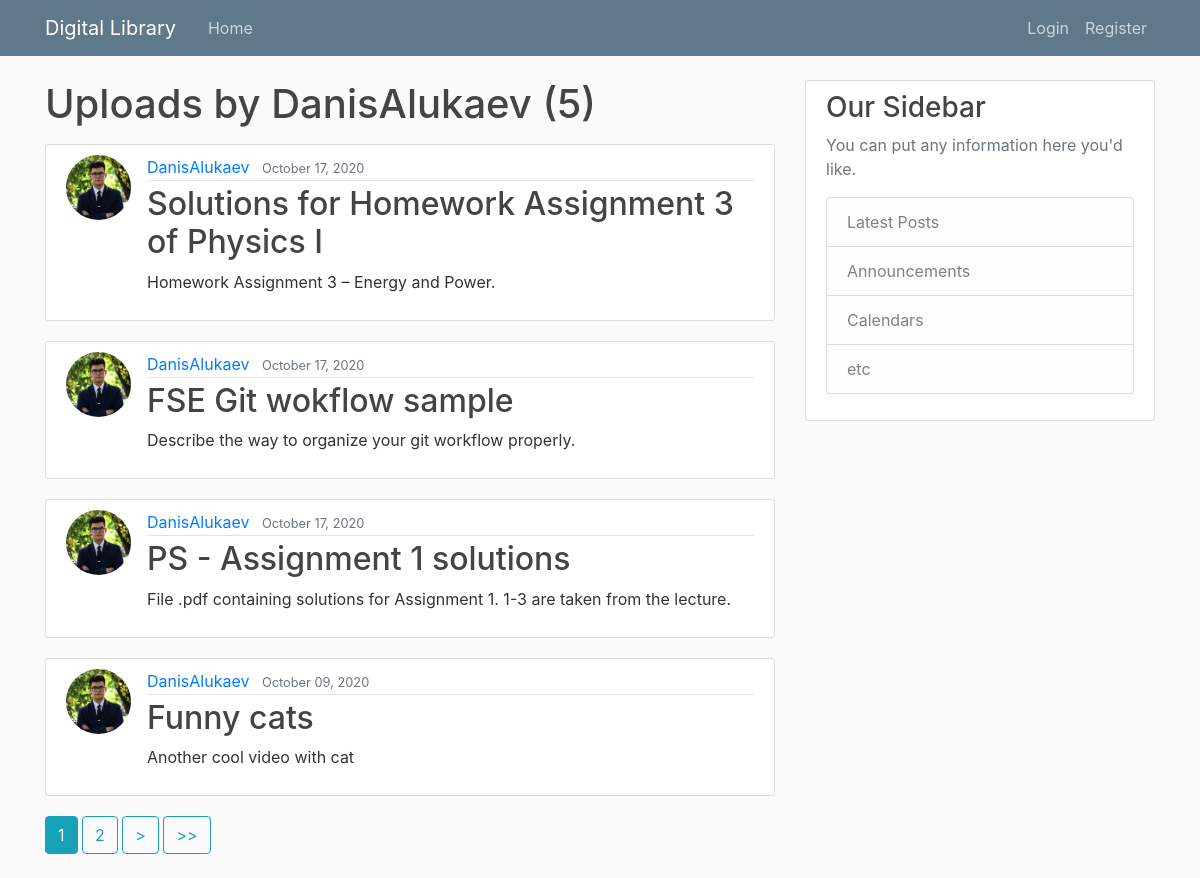
The page /user/DanisAlukaev/ on the database its author committed.
### Storage/models.py (models this page shows, shortened)
class Upload(models.Model):
    title = models.CharField(max_length=50)
    content = models.TextField()
    date = models.DateTimeField(default=timezone.now)
    user = models.ForeignKey(User, on_delete=models.CASCADE)
    document = models.FileField(upload_to='documents/')
    tags = models.ManyToManyField(Tag, help_text="Select the tags")

### Users/models.py (models this page shows, shortened)
class Profile(models.Model):
    user = models.OneToOneField(User, on_delete=models.CASCADE)
    image = models.ImageField(default='default.jpg', upload_to='profile_pics')

### Storage/views.py (the view)
# urls.py: path('user/<str:username>/', UserUploadListView.as_view(), name='User-uploads'),
class UserUploadListView(ListView):
    model = Upload
    template_name = 'Storage/user_uploads.html'
    context_object_name = 'uploads'
    paginate_by = 4
    def get_queryset(self):
        user = get_object_or_404(User, username=self.kwargs.get('username'))
        return Upload.objects.filter(user=user).order_by('-date')

### Storage/templates/Storage/user_uploads.html (shortened to what this page needs)
{% extends "Storage/base.html" %}
{% block content %}
    <h1 class="mb-3">Uploads by {{ view.kwargs.username }} ({{ page_obj.paginator.count }}) </h1>
    {% for upload in uploads %}
        <article class="media content-section">
            <img class="rounded-circle article-img" src="{{ upload.user.profile.image.url }}">
          <div class="media-body">
            <div class="article-metadata">
              <a class="mr-2" href="{% url 'User-uploads' upload.user.username %}">{{ upload.user }}</a>
              <small class="text-muted">{{ upload.date|date:"F d, Y" }}</small>
            </div>
            <h2><a class="article-title" href="{% url 'Content-detail' upload.id %}">{{ upload.title }}</a></h2>
            <p class="article-content">{{ upload.content }}</p>
          </div>
        </article>
    {% endfor %}
    {% if is_paginated %}
        {% for num in page_obj.paginator.page_range %}
            {% if page_obj.number == num %}
                <a class="btn btn-info mb-4" href="?page={{ num }}">{{ num }}</a>
            {% elif num > page_obj.number|add:'-3' and num < page_obj.number|add:'3' %}
                <a class="btn btn-outline-info mb-4" href="?page={{ num }}">{{ num }}</a>
            {% endif %}
        {% endfor %}
        {% if page_obj.has_next %}
            <a class="btn btn-outline-info mb-4" href="?page={{ page_obj.next_page_number}}"> > </a>
            <a class="btn btn-outline-info mb-4" href="?page={{ page_obj.paginator.num_pages }}"> >> </a>
        {% endif %}
    {% endif %}
{% endblock content%}

### Storage/static/Storage/main.css (style rules this page uses)
body { background: #fafafa; color: #333333; margin-top: 5rem; }
h1, h2, h3, h4, h5, h6 { color: #444444; }
.content-section { background: #ffffff; padding: 10px 20px; border: 1px solid #dddddd; border-radius: 3px; margin-bottom: 20px; }
.article-title { color: #444444; }
.article-content { white-space: pre-line; }
.article-img { height: 65px; width: 65px; margin-right: 16px; }
.article-metadata { padding-bottom: 1px; margin-bottom: 4px; border-bottom: 1px solid #e3e3e3 }

### rows shown on the page
Upload: user.profile.image (placeholder picture), user "DanisAlukaev", date "October 17, 2020", title "Solutions for Homework Assignment 3 of Physics I", content "Homework Assignment 3 – Energy and Power."
Upload: user.profile.image (placeholder picture), user "DanisAlukaev", date "October 17, 2020", title "FSE Git wokflow sample", content "Describe the way to organize your git workflow properly."
Upload: user.profile.image (placeholder picture), user "DanisAlukaev", date "October 17, 2020", title "PS - Assignment 1 solutions", content "File .pdf containing solutions for Assignment 1. 1-3 are taken from the lecture."
Upload: user.profile.image (placeholder picture), user "DanisAlukaev", date "October 09, 2020", title "Funny cats", content "Another cool video with cat"

### other values the page prints
{{ view.kwargs.username }} "DanisAlukaev"
{{ page_obj.paginator.count }} "5"
{{ num }} "1"
{{ num }} "2"
